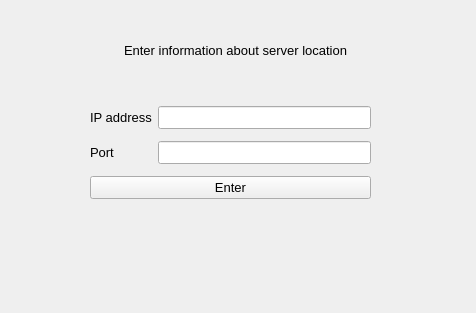
<?xml version="1.0" encoding="UTF-8"?>
<ui version="4.0">
 <class>Entrance</class>
 <widget class="QWidget" name="Entrance">
  <property name="geometry">
   <rect>
    <x>0</x>
    <y>0</y>
    <width>476</width>
    <height>313</height>
   </rect>
  </property>
  <property name="windowTitle">
   <string>Form</string>
  </property>
  <widget class="QWidget" name="layoutWidget">
   <property name="geometry">
    <rect>
     <x>90</x>
     <y>100</y>
     <width>281</width>
     <height>108</height>
    </rect>
   </property>
   <property name="font">
    <font>
     <pointsize>10</pointsize>
    </font>
   </property>
   <layout class="QGridLayout" name="gridLayout">
    <item row="0" column="1">
     <widget class="QLineEdit" name="IPEdit">
      <property name="font">
       <font>
        <pointsize>10</pointsize>
       </font>
      </property>
     </widget>
    </item>
    <item row="0" column="0">
     <widget class="QLabel" name="label">
      <property name="font">
       <font>
        <pointsize>10</pointsize>
       </font>
      </property>
      <property name="text">
       <string>IP address</string>
      </property>
     </widget>
    </item>
    <item row="1" column="1">
     <widget class="QLineEdit" name="PortEdit">
      <property name="font">
       <font>
        <pointsize>10</pointsize>
       </font>
      </property>
     </widget>
    </item>
    <item row="1" column="0">
     <widget class="QLabel" name="label_2">
      <property name="font">
       <font>
        <pointsize>10</pointsize>
       </font>
      </property>
      <property name="text">
       <string>Port</string>
      </property>
     </widget>
    </item>
    <item row="2" column="0" colspan="2">
     <widget class="QPushButton" name="enterButton">
      <property name="font">
       <font>
        <pointsize>10</pointsize>
       </font>
      </property>
      <property name="text">
       <string>Enter</string>
      </property>
     </widget>
    </item>
   </layout>
  </widget>
  <widget class="QLabel" name="label_3">
   <property name="geometry">
    <rect>
     <x>60</x>
     <y>20</y>
     <width>351</width>
     <height>61</height>
    </rect>
   </property>
   <property name="font">
    <font>
     <pointsize>10</pointsize>
    </font>
   </property>
   <property name="text">
    <string>Enter information about server location</string>
   </property>
   <property name="alignment">
    <set>Qt::AlignCenter</set>
   </property>
  </widget>
 </widget>
 <resources/>
 <connections/>
</ui>
